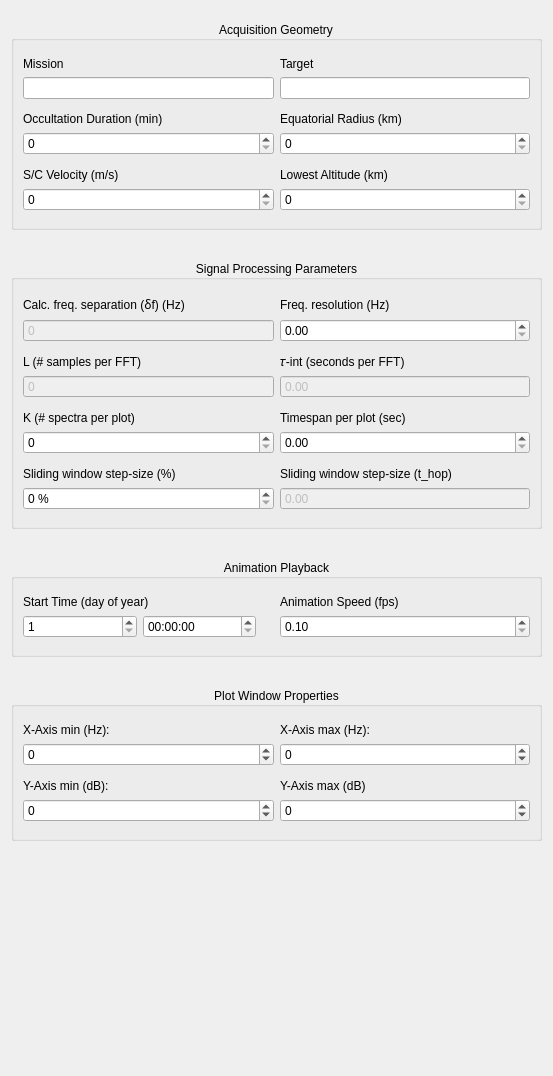
              <widget class="QWidget" name="scrollAreaWidgetContents">
               <property name="geometry">
                <rect>
                 <x>0</x>
                 <y>-465</y>
                 <width>553</width>
                 <height>1076</height>
                </rect>
               </property>
               <layout class="QVBoxLayout" name="verticalLayout_3">
                <item>
                 <layout class="QVBoxLayout" name="verticalLayout">
                  <property name="spacing">
                   <number>30</number>
                  </property>
                  <property name="topMargin">
                   <number>10</number>
                  </property>
                  <property name="bottomMargin">
                   <number>22</number>
                  </property>
                  <item>
                   <widget class="QGroupBox" name="group_aq_geometry">
                    <property name="title">
                     <string>Acquisition Geometry</string>
                    </property>
                    <property name="alignment">
                     <set>Qt::AlignCenter</set>
                    </property>
                    <layout class="QGridLayout" name="gridLayout_3">
                     <property name="topMargin">
                      <number>16</number>
                     </property>
                     <property name="bottomMargin">
                      <number>16</number>
                     </property>
                     <item row="1" column="0">
                      <widget class="QLabel" name="lbl_mission">
                       <property name="text">
                        <string>Mission</string>
                       </property>
                      </widget>
                     </item>
                     <item row="9" column="1">
                      <widget class="QLabel" name="lbl_lowest_alt">
                       <property name="text">
                        <string>Lowest Altitude (km)</string>
                       </property>
                      </widget>
                     </item>
                     <item row="7" column="1">
                      <widget class="QDoubleSpinBox" name="spin_eq_radius">
                       <property name="decimals">
                        <number>0</number>
                       </property>
                       <property name="maximum">
                        <double>100000.000000000000000</double>
                       </property>
                      </widget>
                     </item>
                     <item row="7" column="0">
                      <widget class="QDoubleSpinBox" name="spin_occ_duration">
                       <property name="decimals">
                        <number>0</number>
                       </property>
                       <property name="maximum">
                        <double>1000.000000000000000</double>
                       </property>
                      </widget>
                     </item>
                     <item row="9" column="0">
                      <widget class="QLabel" name="lbl_sc_veolcity">
                       <property name="text">
                        <string>S/C Velocity (m/s)</string>
                       </property>
                      </widget>
                     </item>
                     <item row="10" column="1">
                      <widget class="QDoubleSpinBox" name="spin_lowest_alt">
                       <property name="decimals">
                        <number>0</number>
                       </property>
                       <property name="maximum">
                        <double>10000.000000000000000</double>
                       </property>
                      </widget>
                     </item>
                     <item row="6" column="1">
                      <widget class="QLabel" name="lbl_eq_radius">
                       <property name="text">
                        <string>Equatorial Radius (km)</string>
                       </property>
                      </widget>
                     </item>
                     <item row="8" column="0">
                      <spacer name="verticalSpacer_8">
                       <property name="orientation">
                        <enum>Qt::Vertical</enum>
                       </property>
                       <property name="sizeType">
                        <enum>QSizePolicy::Fixed</enum>
                       </property>
                       <property name="sizeHint" stdset="0">
                        <size>
                         <width>20</width>
                         <height>7</height>
                        </size>
                       </property>
                      </spacer>
                     </item>
                     <item row="10" column="0">
                      <widget class="QDoubleSpinBox" name="spin_sc_velocity">
                       <property name="decimals">
                        <number>0</number>
                       </property>
                       <property name="maximum">
                        <double>10000.000000000000000</double>
                       </property>
                      </widget>
                     </item>
                     <item row="5" column="0">
                      <spacer name="verticalSpacer_7">
                       <property name="orientation">
                        <enum>Qt::Vertical</enum>
                       </property>
                       <property name="sizeType">
                        <enum>QSizePolicy::Fixed</enum>
                       </property>
                       <property name="sizeHint" stdset="0">
                        <size>
                         <width>20</width>
                         <height>7</height>
                        </size>
                       </property>
                      </spacer>
                     </item>
                     <item row="6" column="0">
                      <widget class="QLabel" name="lbl_occ_duration">
                       <property name="text">
                        <string>Occultation Duration (min)</string>
                       </property>
                      </widget>
                     </item>
                     <item row="2" column="0">
                      <widget class="QLineEdit" name="line_edit_mission">
                       <property name="readOnly">
                        <bool>true</bool>
                       </property>
                      </widget>
                     </item>
                     <item row="1" column="1">
                      <widget class="QLabel" name="lbl_target">
                       <property name="text">
                        <string>Target</string>
                       </property>
                      </widget>
                     </item>
                     <item row="2" column="1">
                      <widget class="QLineEdit" name="line_edit_target">
                       <property name="readOnly">
                        <bool>true</bool>
                       </property>
                      </widget>
                     </item>
                    </layout>
                   </widget>
                  </item>
                  <item>
                   <widget class="QGroupBox" name="group_radio_analysis">
                    <property name="title">
                     <string>Signal Processing Parameters</string>
                    </property>
                    <property name="alignment">
                     <set>Qt::AlignCenter</set>
                    </property>
                    <layout class="QGridLayout" name="gridLayout_4">
                     <property name="topMargin">
                      <number>16</number>
                     </property>
                     <property name="bottomMargin">
                      <number>16</number>
                     </property>
                     <item row="4" column="0">
                      <widget class="QDoubleSpinBox" name="spin_l_win">
                       <property name="enabled">
                        <bool>false</bool>
                       </property>
                       <property name="buttonSymbols">
                        <enum>QAbstractSpinBox::NoButtons</enum>
                       </property>
                       <property name="decimals">
                        <number>0</number>
                       </property>
                       <property name="maximum">
                        <double>1000000.000000000000000</double>
                       </property>
                      </widget>
                     </item>
                     <item row="4" column="1">
                      <widget class="QDoubleSpinBox" name="spin_t_int">
                       <property name="enabled">
                        <bool>false</bool>
                       </property>
                       <property name="buttonSymbols">
                        <enum>QAbstractSpinBox::NoButtons</enum>
                       </property>
                       <property name="decimals">
                        <number>2</number>
                       </property>
                       <property name="maximum">
                        <double>1000.000000000000000</double>
                       </property>
                      </widget>
                     </item>
                     <item row="7" column="1">
                      <widget class="QDoubleSpinBox" name="spin_timespan">
                       <property name="maximum">
                        <double>1000.000000000000000</double>
                       </property>
                      </widget>
                     </item>
                     <item row="7" column="0">
                      <widget class="QDoubleSpinBox" name="spin_k_spec">
                       <property name="enabled">
                        <bool>true</bool>
                       </property>
                       <property name="decimals">
                        <number>0</number>
                       </property>
                       <property name="maximum">
                        <double>1000.000000000000000</double>
                       </property>
                      </widget>
                     </item>
                     <item row="0" column="1">
                      <widget class="QLabel" name="lbl_freq_res">
                       <property name="text">
                        <string>Freq. resolution (Hz)</string>
                       </property>
                      </widget>
                     </item>
                     <item row="6" column="0">
                      <widget class="QLabel" name="lbl_k_spec">
                       <property name="text">
                        <string>K (# spectra per plot)</string>
                       </property>
                      </widget>
                     </item>
                     <item row="1" column="0">
                      <widget class="QDoubleSpinBox" name="spin_freq_separation">
                       <property name="enabled">
                        <bool>false</bool>
                       </property>
                       <property name="buttonSymbols">
                        <enum>QAbstractSpinBox::NoButtons</enum>
                       </property>
                       <property name="decimals">
                        <number>0</number>
                       </property>
                       <property name="maximum">
                        <double>1000.000000000000000</double>
                       </property>
                      </widget>
                     </item>
                     <item row="9" column="1">
                      <widget class="QLabel" name="lbl_t_hop">
                       <property name="text">
                        <string>Sliding window step-size (t_hop)</string>
                       </property>
                      </widget>
                     </item>
                     <item row="10" column="1">
                      <widget class="QDoubleSpinBox" name="spin_t_hop">
                       <property name="enabled">
                        <bool>false</bool>
                       </property>
                       <property name="buttonSymbols">
                        <enum>QAbstractSpinBox::NoButtons</enum>
                       </property>
                       <property name="maximum">
                        <double>1000.000000000000000</double>
                       </property>
                      </widget>
                     </item>
                     <item row="3" column="0">
                      <widget class="QLabel" name="lbl_l_win">
                       <property name="text">
                        <string>L (# samples per FFT)</string>
                       </property>
                      </widget>
                     </item>
                     <item row="3" column="1">
                      <widget class="QLabel" name="lbl_t_int">
                       <property name="text">
                        <string>𝜏-int (seconds per FFT)</string>
                       </property>
                      </widget>
                     </item>
                     <item row="1" column="1">
                      <widget class="QDoubleSpinBox" name="spin_freq_res">
                       <property name="enabled">
                        <bool>true</bool>
                       </property>
                       <property name="decimals">
                        <number>2</number>
                       </property>
                       <property name="maximum">
                        <double>1000.000000000000000</double>
                       </property>
                       <property name="singleStep">
                        <double>0.010000000000000</double>
                       </property>
                      </widget>
                     </item>
                     <item row="0" column="0">
                      <widget class="QLabel" name="lbl_freq_separation">
                       <property name="text">
                        <string>Calc. freq. separation (ẟf) (Hz)</string>
                       </property>
                      </widget>
                     </item>
                     <item row="6" column="1">
                      <widget class="QLabel" name="lbl_timespan">
                       <property name="text">
                        <string>Timespan per plot (sec)</string>
                       </property>
                      </widget>
                     </item>
                     <item row="9" column="0">
                      <widget class="QLabel" name="lbl_moving_overlap">
                       <property name="text">
                        <string>Sliding window step-size (%)</string>
                       </property>
                      </widget>
                     </item>
                     <item row="10" column="0">
                      <widget class="QDoubleSpinBox" name="spin_moving_overlap">
                       <property name="enabled">
                        <bool>true</bool>
                       </property>
                       <property name="suffix">
                        <string> %</string>
                       </property>
                       <property name="decimals">
                        <number>0</number>
                       </property>
                      </widget>
                     </item>
                     <item row="2" column="0">
                      <spacer name="verticalSpacer_9">
                       <property name="orientation">
                        <enum>Qt::Vertical</enum>
                       </property>
                       <property name="sizeType">
                        <enum>QSizePolicy::Fixed</enum>
                       </property>
                       <property name="sizeHint" stdset="0">
                        <size>
                         <width>20</width>
                         <height>7</height>
                        </size>
                       </property>
                      </spacer>
                     </item>
                     <item row="5" column="0">
                      <spacer name="verticalSpacer_10">
                       <property name="orientation">
                        <enum>Qt::Vertical</enum>
                       </property>
                       <property name="sizeType">
                        <enum>QSizePolicy::Fixed</enum>
                       </property>
                       <property name="sizeHint" stdset="0">
                        <size>
                         <width>20</width>
                         <height>7</height>
                        </size>
                       </property>
                      </spacer>
                     </item>
                     <item row="8" column="0">
                      <spacer name="verticalSpacer_11">
                       <property name="orientation">
                        <enum>Qt::Vertical</enum>
                       </property>
                       <property name="sizeType">
                        <enum>QSizePolicy::Fixed</enum>
                       </property>
                       <property name="sizeHint" stdset="0">
                        <size>
                         <width>20</width>
                         <height>7</height>
                        </size>
                       </property>
                      </spacer>
                     </item>
                    </layout>
                   </widget>
                  </item>
                  <item>
                   <widget class="QGroupBox" name="group_ani_playback">
                    <property name="title">
                     <string>Animation Playback</string>
                    </property>
                    <property name="alignment">
                     <set>Qt::AlignCenter</set>
                    </property>
                    <layout class="QGridLayout" name="gridLayout_2">
                     <property name="topMargin">
                      <number>16</number>
                     </property>
                     <property name="bottomMargin">
                      <number>16</number>
                     </property>
                     <item row="1" column="1">
                      <widget class="QDoubleSpinBox" name="spin_ani_speed">
                       <property name="decimals">
                        <number>2</number>
                       </property>
                       <property name="minimum">
                        <double>0.100000000000000</double>
                       </property>
                       <property name="maximum">
                        <double>5.000000000000000</double>
                       </property>
                       <property name="singleStep">
                        <double>0.500000000000000</double>
                       </property>
                      </widget>
                     </item>
                     <item row="0" column="0">
                      <widget class="QLabel" name="lbl_start_sec">
                       <property name="text">
                        <string>Start Time (day of year)</string>
                       </property>
                      </widget>
                     </item>
                     <item row="0" column="1">
                      <widget class="QLabel" name="lbl_ani_speed">
                       <property name="text">
                        <string>Animation Speed (fps)</string>
                       </property>
                      </widget>
                     </item>
                     <item row="1" column="0">
                      <layout class="QHBoxLayout" name="horizontalLayout_5">
                       <property name="rightMargin">
                        <number>18</number>
                       </property>
                       <item>
                        <widget class="QSpinBox" name="spin_doy">
                         <property name="minimum">
                          <number>1</number>
                         </property>
                         <property name="maximum">
                          <number>365</number>
                         </property>
                        </widget>
                       </item>
                       <item>
                        <widget class="QTimeEdit" name="timeEdit"/>
                       </item>
                      </layout>
                     </item>
                    </layout>
                   </widget>
                  </item>
                  <item>
                   <widget class="QGroupBox" name="group_wind_props">
                    <property name="title">
                     <string>Plot Window Properties</string>
                    </property>
                    <property name="alignment">
                     <set>Qt::AlignCenter</set>
                    </property>
                    <layout class="QGridLayout" name="gridLayout_5">
                     <property name="topMargin">
                      <number>16</number>
                     </property>
                     <property name="bottomMargin">
                      <number>16</number>
                     </property>
                     <item row="0" column="1">
                      <widget class="QLabel" name="lbl_xmax">
                       <property name="text">
                        <string>X-Axis max (Hz):</string>
                       </property>
                      </widget>
                     </item>
                     <item row="4" column="1">
                      <widget class="QDoubleSpinBox" name="spin_ymax">
                       <property name="decimals">
                        <number>0</number>
                       </property>
                       <property name="minimum">
                        <double>-1000.000000000000000</double>
                       </property>
                       <property name="maximum">
                        <double>1000.000000000000000</double>
                       </property>
                      </widget>
                     </item>
                     <item row="3" column="1">
                      <widget class="QLabel" name="lbl_ymax">
                       <property name="text">
                        <string>Y-Axis max (dB)</string>
                       </property>
                      </widget>
                     </item>
                     <item row="4" column="0">
                      <widget class="QDoubleSpinBox" name="spin_ymin">
                       <property name="decimals">
                        <number>0</number>
                       </property>
                       <property name="minimum">
                        <double>-1000.000000000000000</double>
                       </property>
                       <property name="maximum">
                        <double>1000.000000000000000</double>
                       </property>
                      </widget>
                     </item>
                     <item row="0" column="0">
                      <widget class="QLabel" name="lbl_xmin">
                       <property name="text">
                        <string>X-Axis min (Hz):</string>
                       </property>
                      </widget>
                     </item>
                     <item row="1" column="1">
                      <widget class="QDoubleSpinBox" name="spin_xmax">
                       <property name="decimals">
                        <number>0</number>
                       </property>
                       <property name="minimum">
                        <double>-10000.000000000000000</double>
                       </property>
                       <property name="maximum">
                        <double>10000.000000000000000</double>
                       </property>
                      </widget>
                     </item>
                     <item row="3" column="0">
                      <widget class="QLabel" name="lbl_ymin">
                       <property name="text">
                        <string>Y-Axis min (dB):</string>
                       </property>
                      </widget>
                     </item>
                     <item row="1" column="0">
                      <widget class="QDoubleSpinBox" name="spin_xmin">
                       <property name="decimals">
                        <number>0</number>
                       </property>
                       <property name="minimum">
                        <double>-10000.000000000000000</double>
                       </property>
                       <property name="maximum">
                        <double>10000.000000000000000</double>
                       </property>
                      </widget>
                     </item>
                     <item row="2" column="0">
                      <spacer name="verticalSpacer_12">
                       <property name="orientation">
                        <enum>Qt::Vertical</enum>
                       </property>
                       <property name="sizeType">
                        <enum>QSizePolicy::Fixed</enum>
                       </property>
                       <property name="sizeHint" stdset="0">
                        <size>
                         <width>20</width>
                         <height>7</height>
                        </size>
                       </property>
                      </spacer>
                     </item>
                    </layout>
                   </widget>
                  </item>
                  <item>
                   <spacer name="verticalSpacer_4">
                    <property name="orientation">
                     <enum>Qt::Vertical</enum>
                    </property>
                    <property name="sizeHint" stdset="0">
                     <size>
                      <width>20</width>
                      <height>10</height>
                     </size>
                    </property>
                   </spacer>
                  </item>
                 </layout>
                </item>
               </layout>
              </widget>
